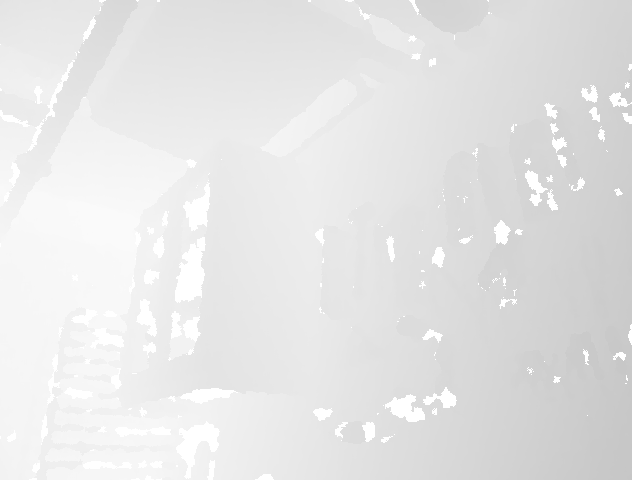
#> input picture deprecated/Test data/base 1.png, 640 x 480 px
$ python blob_diff.py '../Test data/base 1.png' '../Test data/base 2.png'   (Python 2 division)   (older library calls are emulated)
#> lines starting #> are read from the running program, lines starting #| are printed output that depends on the picture; after the words box and inside, x2 and y2 are one past the last pixel; in counts of white or black regions, pixels touching at a corner belong together
#!/usr/bin/env python
import sys, time
import numpy as np
from scipy import ndimage, misc
import matplotlib.pyplot as plt

start = time.time()
base = misc.imread(sys.argv[1]).astype(np.dtype('int16'))[::2, ::2]
#> base: shape (240, 320) int16; min 198, max 255, mean 229.3
new = misc.imread(sys.argv[2]).astype(np.dtype('int16'))[::2, ::2]
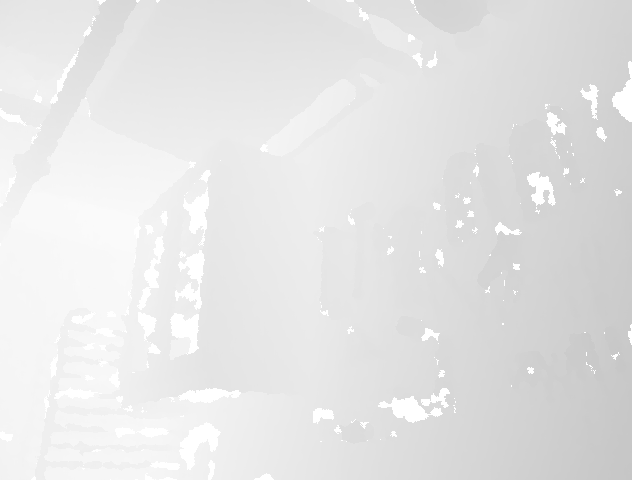
#> input picture deprecated/Test data/base 2.png, 640 x 480 px
#> new: shape (240, 320) int16; min 198, max 255, mean 229.2
print "Import: " + str(time.time() - start)
diff = -(new - base)  # Negative because presence of object reduces values
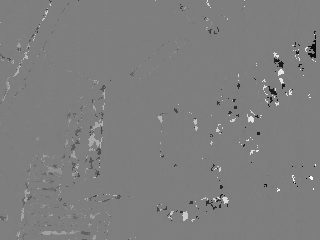
#> diff: shape (240, 320) int16; min -55, max 56, mean 0.1; drawn with min black and max white
print "Diff: " + str(time.time() - start)

mask = np.logical_and(diff > 5, np.logical_and(base != 255, new != 255))
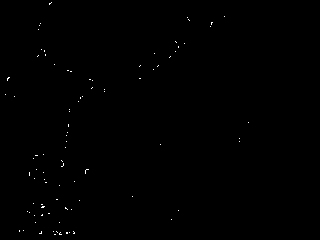
#> mask: shape (240, 320) bool; 0.21% white in thin lines or dots, all inside (x1, y1, x2, y2) = (5, 2, 249, 235)
print "Mask: " + str(time.time() - start)

opened = ndimage.binary_opening(mask, iterations=3)
#> opened: shape (240, 320) bool; every value is 0
filled = ndimage.binary_fill_holes(opened)
print "Filter 1: " + str(time.time() - start)

revfiltered = ndimage.binary_opening(ndimage.binary_fill_holes(mask), iterations=3)
print "Filter 2: " + str(time.time() - start)

plt.figure(1)
plt.imshow(mask, cmap=plt.cm.gray)
plt.figure(2)
plt.imshow(filled, cmap=plt.cm.gray)
plt.figure(3)
plt.imshow(revfiltered, cmap=plt.cm.gray)
print "Prepare display: " + str(time.time() - start)
plt.show()
